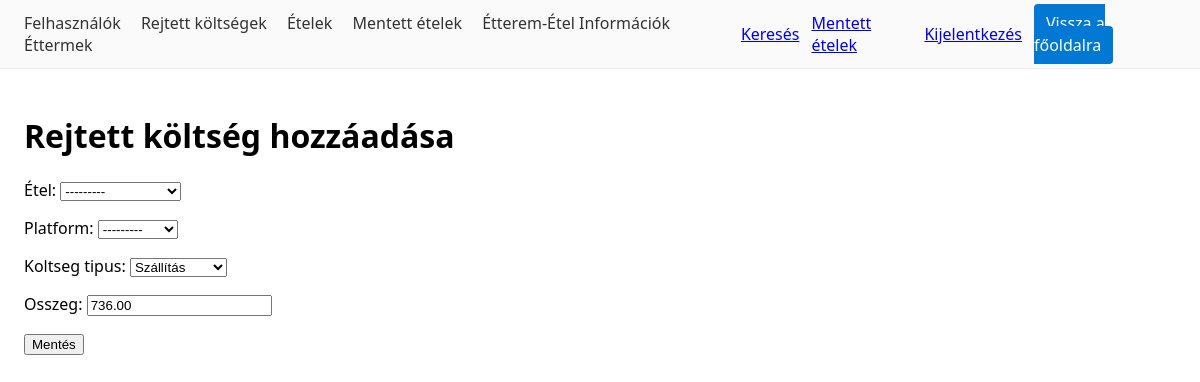
The page /koltseg/1/szerkeszt/ (signed in) on the database its author committed.
### billing/models.py (models this page shows, shortened)
class EtteremKoltseg(models.Model):
    etterem = models.ForeignKey(
        Etterem,
        on_delete=models.CASCADE,
        related_name="koltsegek",
        null=True,
        blank=True,
    )
    etel = models.ForeignKey(
        'catalog.Etel',
        on_delete=models.CASCADE,
        related_name='koltsegek',
        null=True,
        blank=True,
        verbose_name='Étel',
    )
    platform = models.CharField(max_length=20, choices=PLATFORMOK, blank=True)
    koltseg_tipus = models.CharField(max_length=30, choices=KOLTSEG_TIPUSOK)
    osszeg = models.DecimalField(max_digits=10, decimal_places=2)

### billing/views.py (the view)
# urls.py: path("koltseg/<int:pk>/szerkeszt/", views.KoltsegUpdateView.as_view(), name="koltseg_update"),
class KoltsegUpdateView(LoginRequired, WritePermissionRequired, UpdateView):
    model = EtteremKoltseg
    fields = ["etel", "platform", "koltseg_tipus", "osszeg"]
    permission_required = "billing.change_etteremkoltseg"
    success_url = reverse_lazy("billing:koltseg_list")
    template_name = "billing/koltseg_form.html"

### catalog/models.py (called while the page is built)
    def __str__(self):
        return self.nev

### foodcompare/mixins.py (called while the page is built)
    def test_func(self):
        user = self.request.user
        return user.is_authenticated and user.is_staff

### templates/billing/koltseg_form.html
{% extends "_base.html" %}
{% block content %}
<h1>Rejtett költség hozzáadása</h1>
<form method="post">{% csrf_token %}{{ form.as_p }}<button>Mentés</button></form>
{% endblock %}

### templates/_base.html (style rules this page uses)
body { font-family:system-ui,Segoe UI,Arial;margin:0 }

### rows shown on the page
EtteremKoltseg: etel "---------", platform "---------", koltseg_tipus "Szállítás", osszeg "736.00"
